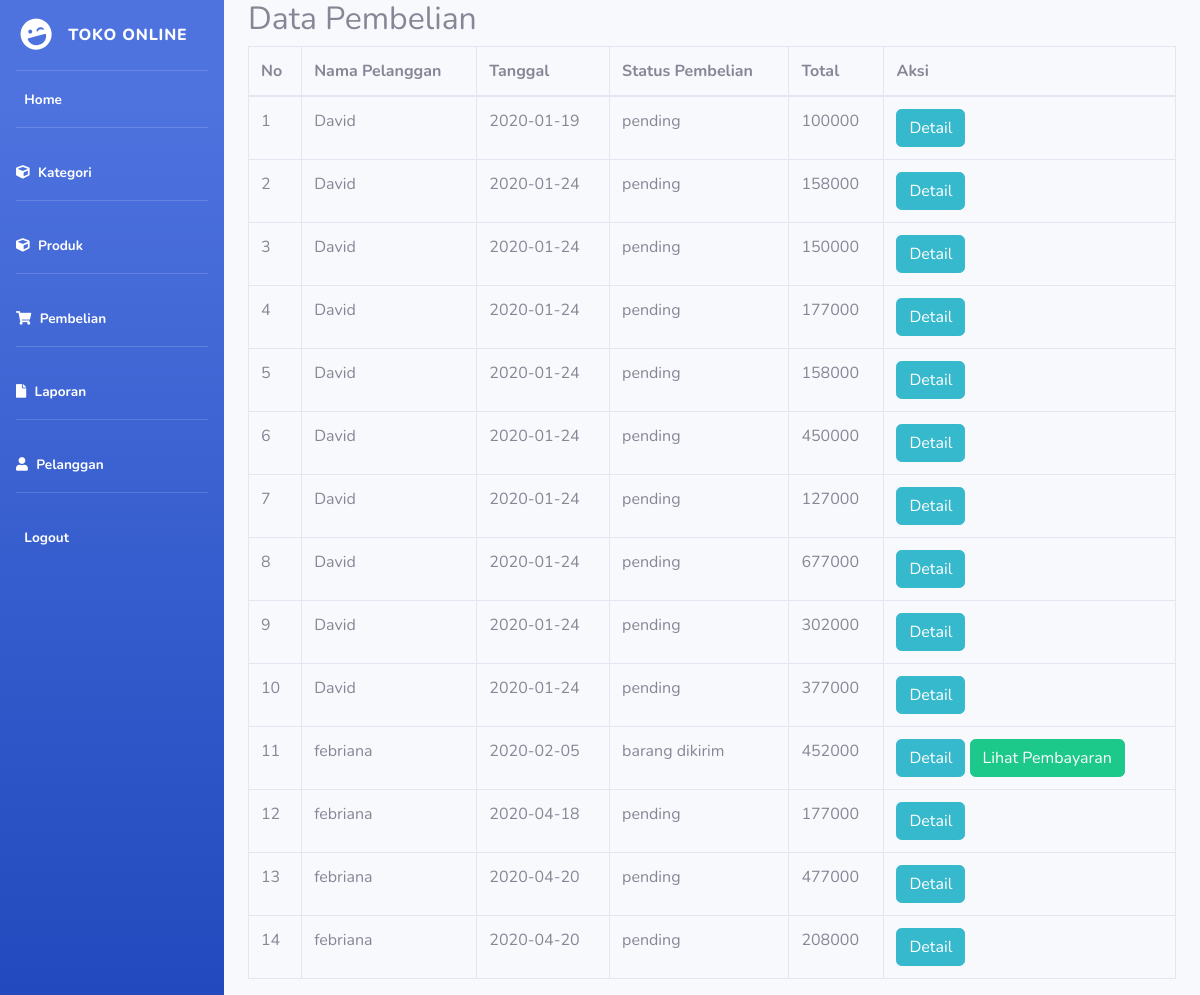
The app's page /Admin/index.php?halaman=pembelian (signed in), older data.
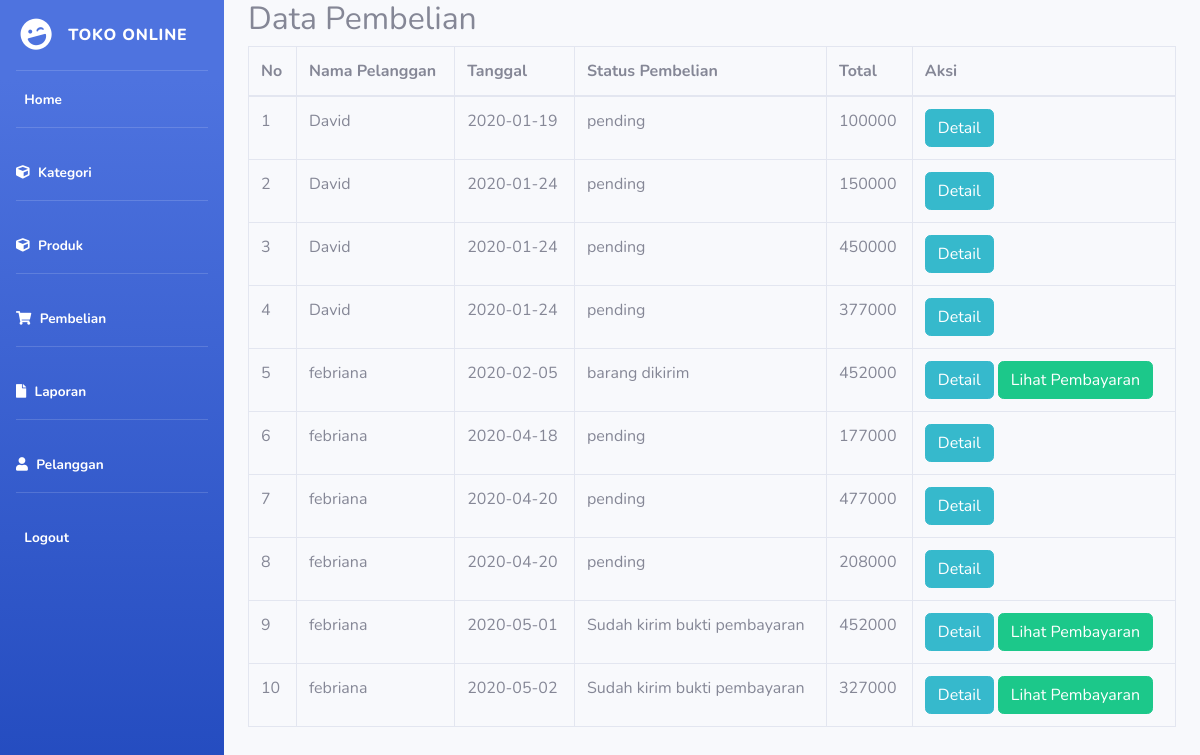
The same page, newer data.
### tables this page shows
CREATE TABLE `pembelian` (
  `id_pembelian` int(11) NOT NULL,
  `id_pelanggan` int(11) NOT NULL,
  `id_ongkir` int(11) NOT NULL,
  `tanggal_pembelian` date NOT NULL,
  `total_pembelian` int(11) NOT NULL,
  `kota` varchar(100) NOT NULL,
  `tarif` int(11) NOT NULL,
  `alamat` text NOT NULL,
  `status_pembelian` varchar(100) NOT NULL DEFAULT 'pending',
  `resi_pengiriman` varchar(50) NOT NULL
);

CREATE TABLE `pelanggan` (
  `id_pelanggan` int(11) NOT NULL,
  `email_pelanggan` varchar(100) NOT NULL,
  `password_pelanggan` varchar(50) NOT NULL,
  `nama_pelanggan` varchar(100) NOT NULL,
  `telepon` varchar(25) NOT NULL,
  `alamat_pelanggan` text NOT NULL
);

### Admin/pembelian.php (the view)
<h2> Data Pembelian </h2>
<table class="table table-bordered">
    <thead>
        <tr>
            <th> No </th>
            <th> Nama Pelanggan </th>
            <th> Tanggal </th>
            <th> Status Pembelian </th>
            <th> Total </th>
            <th> Aksi </th>
        </tr>
    </thead>
    <tbody>
        <?php $no=1; ?>
        <?php $data = $koneksi->query("SELECT * FROM pembelian JOIN pelanggan ON
        pembelian.id_pelanggan = pelanggan.id_pelanggan"); ?>
        <?php while($detail = $data->fetch_assoc()) {?>
        <tr>
            <td><?php echo $no; ?> </td>
            <td><?php echo $detail['nama_pelanggan']; ?></td>
            <td><?php echo $detail['tanggal_pembelian']; ?></td>
            <td><?php echo $detail['status_pembelian']; ?></td>
            <td><?php echo $detail['total_pembelian']; ?></td>
            <td>
                <a href="index.php?halaman=detail&id=<?php echo $detail['id_pembelian']; ?>"  class="btn btn-info"> Detail </a>
                <?php if($detail['status_pembelian']!=="pending"): ?>
                <a href="index.php?halaman=pembayaran&id=<?php echo $detail['id_pembelian'] ?>" class="btn btn-success">Lihat Pembayaran</a>
                <?php endif ?>
            </td>
        </tr>
        <?php $no++ ?>
        <?php } ?>
    </tbody>
</table>

Row changes from the older to the newer data that the page shows:
removed pembelian: id_pelanggan.nama_pelanggan "David", tanggal_pembelian "2020-01-24", status_pembelian "pending", total_pembelian "158000"
removed pembelian: id_pelanggan.nama_pelanggan "David", tanggal_pembelian "2020-01-24", status_pembelian "pending", total_pembelian "177000"
removed pembelian: id_pelanggan.nama_pelanggan "David", tanggal_pembelian "2020-01-24", status_pembelian "pending", total_pembelian "158000"
removed pembelian: id_pelanggan.nama_pelanggan "David", tanggal_pembelian "2020-01-24", status_pembelian "pending", total_pembelian "127000"
removed pembelian: id_pelanggan.nama_pelanggan "David", tanggal_pembelian "2020-01-24", status_pembelian "pending", total_pembelian "677000"
removed pembelian: id_pelanggan.nama_pelanggan "David", tanggal_pembelian "2020-01-24", status_pembelian "pending", total_pembelian "302000"
added pembelian: id_pelanggan.nama_pelanggan "febriana", tanggal_pembelian "2020-05-01", status_pembelian "Sudah kirim bukti pembayaran", total_pembelian "452000"
added pembelian: id_pelanggan.nama_pelanggan "febriana", tanggal_pembelian "2020-05-02", status_pembelian "Sudah kirim bukti pembayaran", total_pembelian "327000"
